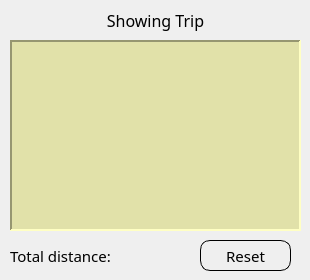
    <widget class="QWidget" name="showShortPathPage">
     <widget class="QLabel" name="showShortPathLabel">
      <property name="geometry">
       <rect>
        <x>20</x>
        <y>10</y>
        <width>271</width>
        <height>21</height>
       </rect>
      </property>
      <property name="font">
       <font>
        <family>Arial Rounded MT Bold</family>
        <pointsize>12</pointsize>
        <weight>50</weight>
        <italic>false</italic>
        <bold>false</bold>
       </font>
      </property>
      <property name="styleSheet">
       <string notr="true">background-color: transparent</string>
      </property>
      <property name="text">
       <string>Showing Trip</string>
      </property>
      <property name="alignment">
       <set>Qt::AlignCenter</set>
      </property>
     </widget>
     <widget class="QLabel" name="totalShortDistLabel">
      <property name="geometry">
       <rect>
        <x>10</x>
        <y>240</y>
        <width>181</width>
        <height>31</height>
       </rect>
      </property>
      <property name="font">
       <font>
        <family>Arial Rounded MT Bold</family>
        <pointsize>11</pointsize>
        <weight>50</weight>
        <italic>false</italic>
        <bold>false</bold>
       </font>
      </property>
      <property name="styleSheet">
       <string notr="true">background-color: transparent</string>
      </property>
      <property name="text">
       <string>Total distance: </string>
      </property>
      <property name="alignment">
       <set>Qt::AlignLeading|Qt::AlignLeft|Qt::AlignVCenter</set>
      </property>
     </widget>
     <widget class="QPushButton" name="shortPathResetPush">
      <property name="geometry">
       <rect>
        <x>200</x>
        <y>240</y>
        <width>91</width>
        <height>31</height>
       </rect>
      </property>
      <property name="font">
       <font>
        <family>Arial Rounded MT Bold</family>
        <pointsize>11</pointsize>
       </font>
      </property>
      <property name="cursor">
       <cursorShape>PointingHandCursor</cursorShape>
      </property>
      <property name="styleSheet">
       <string notr="true">QPushButton
{
	border: 1px;
	border-radius: 10px;
	border-style: outset;
}

QPushButton:hover
{
	background-color: rgb(255, 236, 230);
}

QPushButton:pressed
{
	background-color: rgb(255, 205, 190);
}</string>
      </property>
      <property name="text">
       <string>Reset</string>
      </property>
     </widget>
     <widget class="QTableWidget" name="shortPathTableWidget">
      <property name="geometry">
       <rect>
        <x>10</x>
        <y>40</y>
        <width>291</width>
        <height>191</height>
       </rect>
      </property>
      <property name="font">
       <font>
        <family>Arial Rounded MT Bold</family>
        <pointsize>10</pointsize>
       </font>
      </property>
      <property name="styleSheet">
       <string notr="true">background-color: rgb(225, 225, 169);</string>
      </property>
      <property name="frameShape">
       <enum>QFrame::Panel</enum>
      </property>
      <property name="frameShadow">
       <enum>QFrame::Sunken</enum>
      </property>
      <property name="lineWidth">
       <number>2</number>
      </property>
      <property name="editTriggers">
       <set>QAbstractItemView::NoEditTriggers</set>
      </property>
      <property name="alternatingRowColors">
       <bool>false</bool>
      </property>
      <property name="selectionMode">
       <enum>QAbstractItemView::NoSelection</enum>
      </property>
      <property name="verticalScrollMode">
       <enum>QAbstractItemView::ScrollPerPixel</enum>
      </property>
      <property name="horizontalScrollMode">
       <enum>QAbstractItemView::ScrollPerPixel</enum>
      </property>
      <attribute name="horizontalHeaderVisible">
       <bool>false</bool>
      </attribute>
      <attribute name="horizontalHeaderStretchLastSection">
       <bool>false</bool>
      </attribute>
      <attribute name="verticalHeaderVisible">
       <bool>false</bool>
      </attribute>
      <attribute name="verticalHeaderShowSortIndicator" stdset="0">
       <bool>false</bool>
      </attribute>
     </widget>
    </widget>
